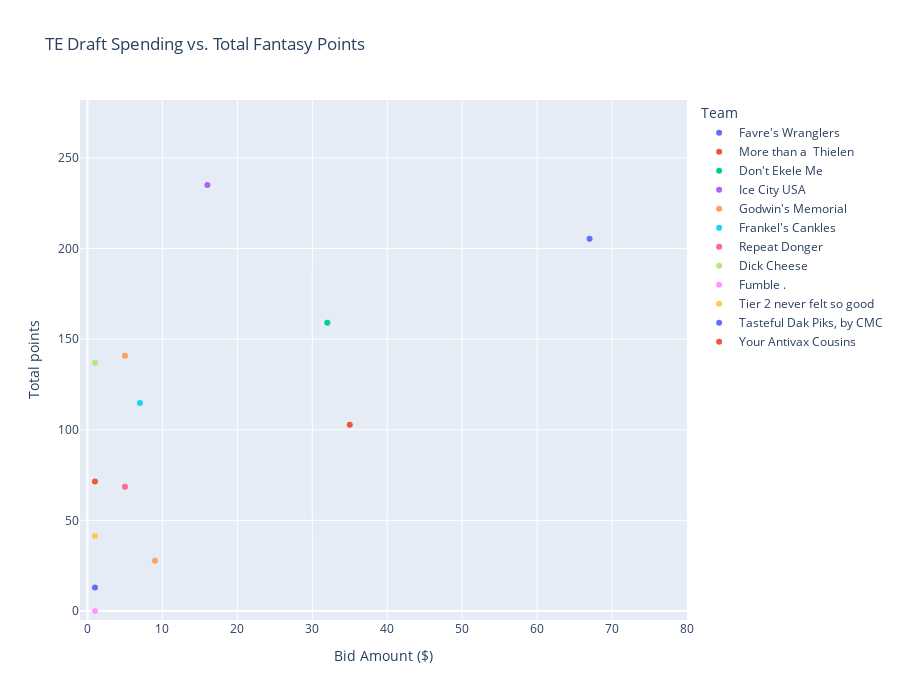

Notebook code cell kept with this figure:
### Code cell
acquisition_method = 'Draft'
position_subset = ['TE']

df = df_stints_f_draft[df_stints_f_draft['Position'].isin(position_subset)]

get_acquisitions_scatterplot(df , ' '.join(position_subset), acquisition_method)

### Figure 1 — Plotly figure (JSON) as saved in the notebook; plotly's stock layout.template omitted (floating-point values rounded to 4 significant figures)
{"data": [{"customdata": [["Favre's Wranglers", 67, 205.4, [1, 2, 3, 4, 5, 6, 7, 8, 9, 10, 11, 13, 14, 15, 16, 17]]], "hovertemplate": "<b>%{hovertext}</b><br><br>Team=%{customdata[0]}<br>Bid Amount ($)=%{customdata[1]}<br>Total points=%{customdata[2]}<br>Stint (wks)=%{customdata[3]}<extra></extra>", "hovertext": ["Travis Kelce, TE (KC)"], "legendgroup": "Favre's Wranglers", "marker": {"color": "#636efa", "symbol": "circle"}, "mode": "markers", "name": "Favre's Wranglers", "showlegend": true, "type": "scatter", "x": [67], "xaxis": "x", "y": [205.4], "yaxis": "y"}, {"customdata": [["More than a  Thielen", 35, 102.8, [1, 2, 3, 4, 5, 6, 7, 9, 10, 11, 12, 13, 14, 15, 16, 17]]], "hovertemplate": "<b>%{hovertext}</b><br><br>Team=%{customdata[0]}<br>Bid Amount ($)=%{customdata[1]}<br>Total points=%{customdata[2]}<br>Stint (wks)=%{customdata[3]}<extra></extra>", "hovertext": ["Darren Waller, TE (OAK)"], "legendgroup": "More than a  Thielen", "marker": {"color": "#EF553B", "symbol": "circle"}, "mode": "markers", "name": "More than a  Thielen", "showlegend": true, "type": "scatter", "x": [35], "xaxis": "x", "y": [102.8], "yaxis": "y"}, {"customdata": [["Don't Ekele Me", 32, 159, [1, 2, 3, 4, 5, 7, 8, 9, 10, 11, 12, 13, 14, 15, 16, 17]]], "hovertemplate": "<b>%{hovertext}</b><br><br>Team=%{customdata[0]}<br>Bid Amount ($)=%{customdata[1]}<br>Total points=%{customdata[2]}<br>Stint (wks)=%{customdata[3]}<extra></extra>", "hovertext": ["George Kittle, TE (SF)"], "legendgroup": "Don't Ekele Me", "marker": {"color": "#00cc96", "symbol": "circle"}, "mode": "markers", "name": "Don't Ekele Me", "showlegend": true, "type": "scatter", "x": [32], "xaxis": "x", "y": [159], "yaxis": "y"}, {"customdata": [["Ice City USA", 16, 235.1, [1, 2, 3, 4, 5, 6, 7, 9, 10, 11, 12, 13, 14, 15, 16, 17]]], "hovertemplate": "<b>%{hovertext}</b><br><br>Team=%{customdata[0]}<br>Bid Amount ($)=%{customdata[1]}<br>Total points=%{customdata[2]}<br>Stint (wks)=%{customdata[3]}<extra></extra>", "hovertext": ["Mark Andrews, TE (BAL)"], "legendgroup": "Ice City USA", "marker": {"color": "#ab63fa", "symbol": "circle"}, "mode": "markers", "name": "Ice City USA", "showlegend": true, "type": "scatter", "x": [16], "xaxis": "x", "y": [235.1], "yaxis": "y"}, {"customdata": [["Godwin's Memorial", 9, 27.7, [1, 2, 3, 4, 5]], ["Godwin's Memorial", 5, 140.8, [1, 2, 3, 4, 5, 7, 8, 9, 10, 11, 12, 13, 14, 15, 16, 17]]], "hovertemplate": "<b>%{hovertext}</b><br><br>Team=%{customdata[0]}<br>Bid Amount ($)=%{customdata[1]}<br>Total points=%{customdata[2]}<br>Stint (wks)=%{customdata[3]}<extra></extra>", "hovertext": ["Logan Thomas, TE (WSH)", "Kyle Pitts, TE (ATL)"], "legendgroup": "Godwin's Memorial", "marker": {"color": "#FFA15A", "symbol": "circle"}, "mode": "markers", "name": "Godwin's Memorial", "showlegend": true, "type": "scatter", "x": [9, 5], "xaxis": "x", "y": [27.7, 140.8], "yaxis": "y"}, {"customdata": [["Frankel's Cankles", 7, 114.8, [1, 2, 3, 4, 5, 6, 7, 8, 10, 11, 12, 13, 14, 15, 16, 17]]], "hovertemplate": "<b>%{hovertext}</b><br><br>Team=%{customdata[0]}<br>Bid Amount ($)=%{customdata[1]}<br>Total points=%{customdata[2]}<br>Stint (wks)=%{customdata[3]}<extra></extra>", "hovertext": ["T.J. Hockenson, TE (DET)"], "legendgroup": "Frankel's Cankles", "marker": {"color": "#19d3f3", "symbol": "circle"}, "mode": "markers", "name": "Frankel's Cankles", "showlegend": true, "type": "scatter", "x": [7], "xaxis": "x", "y": [114.8], "yaxis": "y"}, {"customdata": [["Repeat Donger", 5, 68.5, [1, 2, 3, 4, 5, 6, 7, 8]]], "hovertemplate": "<b>%{hovertext}</b><br><br>Team=%{customdata[0]}<br>Bid Amount ($)=%{customdata[1]}<br>Total points=%{customdata[2]}<br>Stint (wks)=%{customdata[3]}<extra></extra>", "hovertext": ["Noah Fant, TE (DEN)"], "legendgroup": "Repeat Donger", "marker": {"color": "#FF6692", "symbol": "circle"}, "mode": "markers", "name": "Repeat Donger", "showlegend": true, "type": "scatter", "x": [5], "xaxis": "x", "y": [68.5], "yaxis": "y"}, {"customdata": [["Dick Cheese", 1, 137, [1, 2, 3, 4, 5, 6, 7, 8, 9, 10, 11, 12, 13, 15, 16, 17]]], "hovertemplate": "<b>%{hovertext}</b><br><br>Team=%{customdata[0]}<br>Bid Amount ($)=%{customdata[1]}<br>Total points=%{customdata[2]}<br>Stint (wks)=%{customdata[3]}<extra></extra>", "hovertext": ["Dallas Goedert, TE (PHI)"], "legendgroup": "Dick Cheese", "marker": {"color": "#B6E880", "symbol": "circle"}, "mode": "markers", "name": "Dick Cheese", "showlegend": true, "type": "scatter", "x": [1], "xaxis": "x", "y": [137], "yaxis": "y"}, {"customdata": [["Fumble .", 1, 0, [1]]], "hovertemplate": "<b>%{hovertext}</b><br><br>Team=%{customdata[0]}<br>Bid Amount ($)=%{customdata[1]}<br>Total points=%{customdata[2]}<br>Stint (wks)=%{customdata[3]}<extra></extra>", "hovertext": ["Mike Gesicki, TE (MIA)"], "legendgroup": "Fumble .", "marker": {"color": "#FF97FF", "symbol": "circle"}, "mode": "markers", "name": "Fumble .", "showlegend": true, "type": "scatter", "x": [1], "xaxis": "x", "y": [0], "yaxis": "y"}, {"customdata": [["Tier 2 never felt so good", 1, 41.4, [1, 2, 3, 4, 5, 6, 7, 8, 9, 10, 11]]], "hovertemplate": "<b>%{hovertext}</b><br><br>Team=%{customdata[0]}<br>Bid Amount ($)=%{customdata[1]}<br>Total points=%{customdata[2]}<br>Stint (wks)=%{customdata[3]}<extra></extra>", "hovertext": ["Robert Tonyan, TE (GB)"], "legendgroup": "Tier 2 never felt so good", "marker": {"color": "#FECB52", "symbol": "circle"}, "mode": "markers", "name": "Tier 2 never felt so good", "showlegend": true, "type": "scatter", "x": [1], "xaxis": "x", "y": [41.4], "yaxis": "y"}, {"customdata": [["Tasteful Dak Piks, by CMC", 1, 13, [1, 2, 3]]], "hovertemplate": "<b>%{hovertext}</b><br><br>Team=%{customdata[0]}<br>Bid Amount ($)=%{customdata[1]}<br>Total points=%{customdata[2]}<br>Stint (wks)=%{customdata[3]}<extra></extra>", "hovertext": ["Jonnu Smith, TE (NE)"], "legendgroup": "Tasteful Dak Piks, by CMC", "marker": {"color": "#636efa", "symbol": "circle"}, "mode": "markers", "name": "Tasteful Dak Piks, by CMC", "showlegend": true, "type": "scatter", "x": [1], "xaxis": "x", "y": [13], "yaxis": "y"}, {"customdata": [["Your Antivax Cousins", 1, 71.4, [1, 2, 3, 4, 5, 6, 7, 8, 9, 10]]], "hovertemplate": "<b>%{hovertext}</b><br><br>Team=%{customdata[0]}<br>Bid Amount ($)=%{customdata[1]}<br>Total points=%{customdata[2]}<br>Stint (wks)=%{customdata[3]}<extra></extra>", "hovertext": ["Tyler Higbee, TE (LAR)"], "legendgroup": "Your Antivax Cousins", "marker": {"color": "#EF553B", "symbol": "circle"}, "mode": "markers", "name": "Your Antivax Cousins", "showlegend": true, "type": "scatter", "x": [1], "xaxis": "x", "y": [71.4], "yaxis": "y"}], "layout": {"height": 700, "legend": {"title": {"text": "Team"}, "tracegroupgap": 0}, "title": {"text": "TE Draft Spending vs. Total Fantasy Points"}, "width": 900, "xaxis": {"anchor": "y", "domain": [0, 1], "range": [-1, 80], "title": {"text": "Bid Amount ($)"}}, "yaxis": {"anchor": "x", "domain": [0, 1], "range": [-5, 282], "title": {"text": "Total points"}}}}
